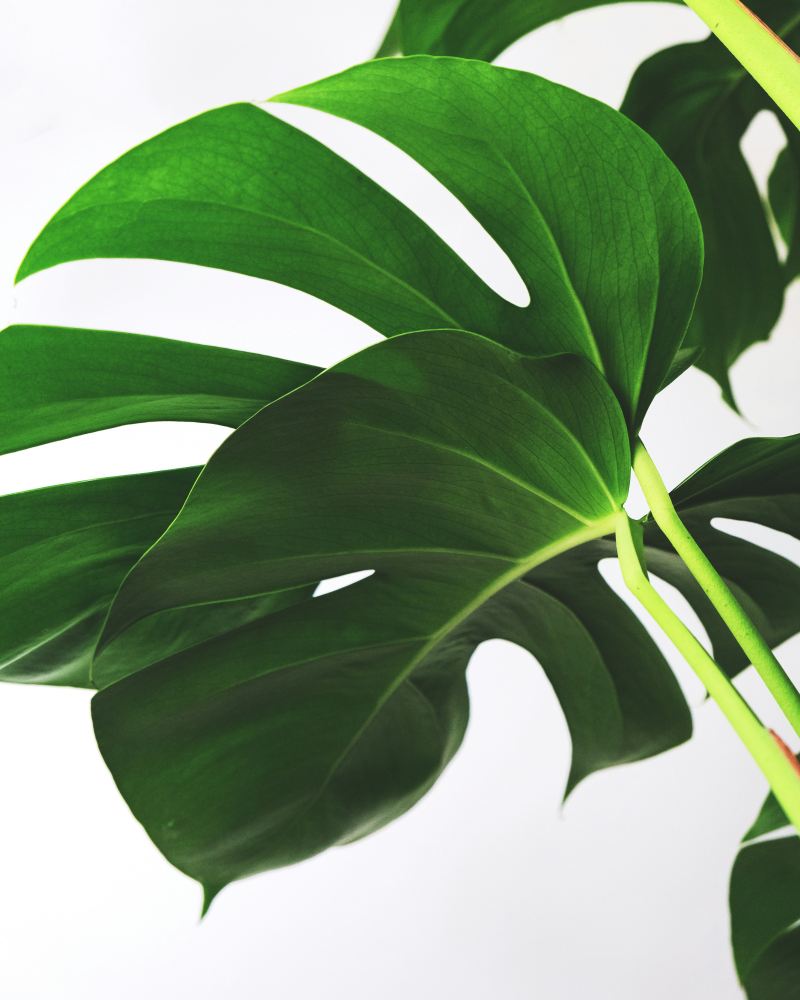
#> input picture Image_Rapport.jpeg, 4800 x 6000 px (shown at 1/6 size)
$ python -i image_handler.py   (imports and definitions only)
#> lines starting #> are read from the running program, lines starting #| are printed output that depends on the picture
import os
import requests
from typing import List, Dict, Any, Optional, Tuple
from PIL import Image, ImageOps
from io import BytesIO
from datetime import datetime
import config

class ImageHandler:
    """
    Handles downloading images from Google Chat and uploading them to Notion.
    """

    def __init__(self, google_auth_service=None, notion_client=None):
        """
        Initialize the image handler.

        Args:
            google_auth_service: Authenticated Google service for downloading
            notion_client: Notion client for uploading
        """
        self.google_service = google_auth_service
        self.notion_client = notion_client

    # [144 lines left out: functions download_image_from_chat, download_image_from_url, validate_image, resize_image_if_needed, not called in this run]

    def upload_image_to_notion(self, image_bytes: bytes, filename: str = None) -> Optional[str]:
        """
        Upload image to Notion using the File Upload API and return the Notion-hosted URL.
        Uses 3-step process: create upload, send file, complete upload.

        Args:
            image_bytes: Image content as bytes
            filename: Optional filename for the image

        Returns:
            Notion-hosted image URL or None if upload fails
        """
        try:
            if not self.notion_client:
                print("Notion client not available for image upload")
                return None

            # Resize and optimize the image first (this handles large images)
            image_bytes = self.resize_image_if_needed(image_bytes)

            # Validate the resized image format (after resizing, size is no longer an issue)
            is_valid, error_msg = self.validate_image(image_bytes)
            if not is_valid:
                print(f"Image validation failed: {error_msg}")
                return None

            # Generate filename if not provided
            if not filename:
                timestamp = datetime.now().strftime("%Y%m%d_%H%M%S")
                filename = f"intervention_image_{timestamp}.jpg"

            # Ensure filename ends with .jpg
            if not filename.lower().endswith(('.jpg', '.jpeg')):
                filename = f"{filename}.jpg"

            file_size = len(image_bytes)
            print(f"📤 Uploading {filename} ({file_size} bytes) to Notion...")

            # Step 1: Create file upload
            upload_info = self.notion_client.create_file_upload(filename, file_size)
            if not upload_info:
                print("Failed to create file upload")
                return None

            # The response structure might vary, let's handle both cases
            upload_url = upload_info.get('upload_url')
            file_upload_id = upload_info.get('id') or upload_info.get('file_upload_id')

            if not upload_url or not file_upload_id:
                print(f"Missing upload URL or file upload ID. Got: {upload_info}")
                return None

            # Step 2: Send file to upload URL
            if not self.notion_client.send_file_to_upload(upload_url, image_bytes, "image/jpeg"):
                print("Failed to send file to upload URL")
                return None

            # NOTE: We don't call /complete - that's called automatically when the file is attached to a page
            # Instead, we return a special format that indicates this is a file_upload reference
            # The format is: notion://file_upload/{file_upload_id}
            notion_reference = f"notion://file_upload/{file_upload_id}"

            print(f"✅ Image uploaded to Notion: {filename} (file_upload_id: {file_upload_id[:8]}...)")
            return notion_reference

        except Exception as e:
            print(f"❌ Error uploading image to Notion: {e}")
            import traceback
            traceback.print_exc()
            return None

    # [213 lines left out: functions process_intervention_images, create_image_blocks_for_notion, get_image_metadata, download_and_upload_image, process_intervention_images_batch, not called in this run]

# [12 lines not run here, left out]

>>> import cv2
>>> picture = cv2.imread('../../Image_Rapport.jpeg', cv2.IMREAD_GRAYSCALE)
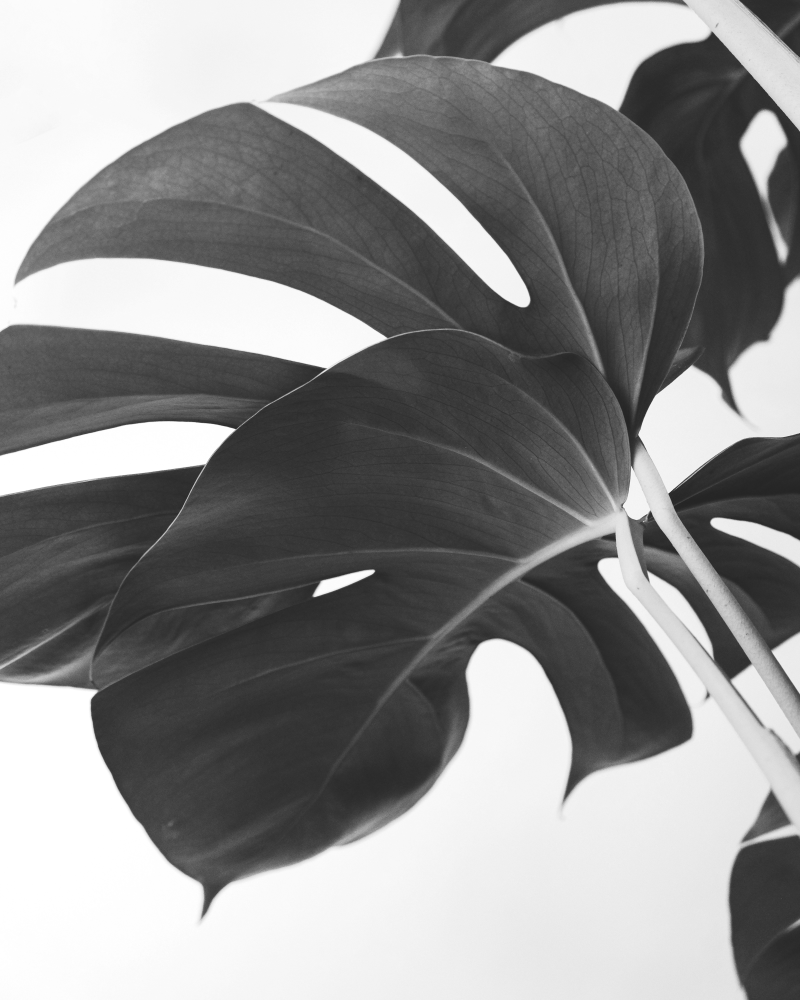
#> picture: shape (6000, 4800) (shown at 1/6 size); min 0, max 255, mean 141.4
>>> result = ImageHandler().upload_image_to_notion(picture)
